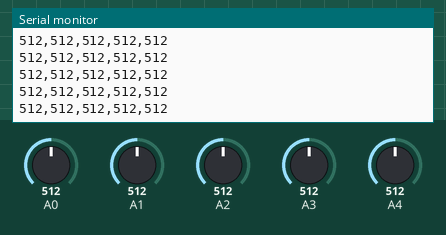
Recording of a sketch running on a simulated Arduino Uno, built with avr-gcc and run on an emulated ATmega328P. Shown: the last lines printed to the serial monitor. Inputs (shaded band) come from the test bench; at power-on: A0 = 512, A1 = 512, A2 = 512, A3 = 512, A4 = 512.

Above: at 1.2 s.
1.3 s: A0 set to 716
At 1.57 s:
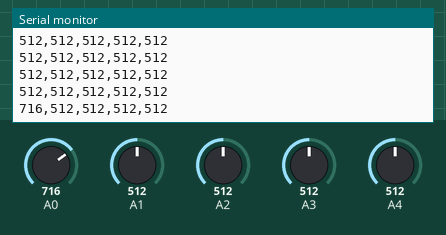
2.8 s: A1 set to 716
At 2.98 s:
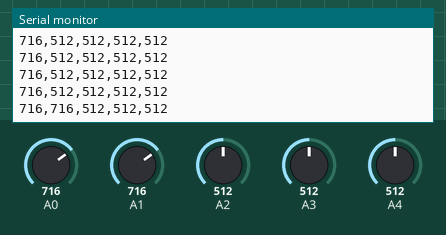
4.3 s: A2 set to 716
At 4.39 s:
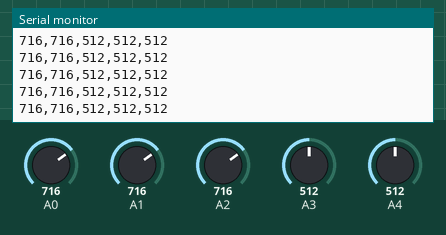
5.8 s: A3 set to 716
At 6.0 s:
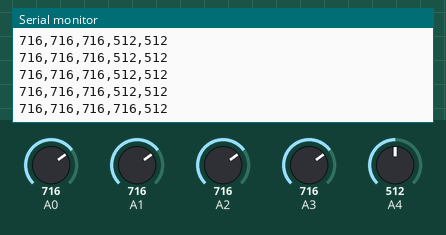
7.3 s: A4 set to 716
At 7.41 s:
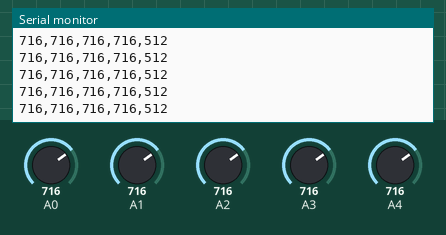
8.8 s: A0 set to 992
At 8.82 s:
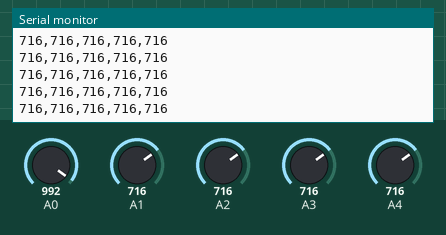
Timing chart, 0 to 11.3 s (numbered marks = the images above; inputs shaded):
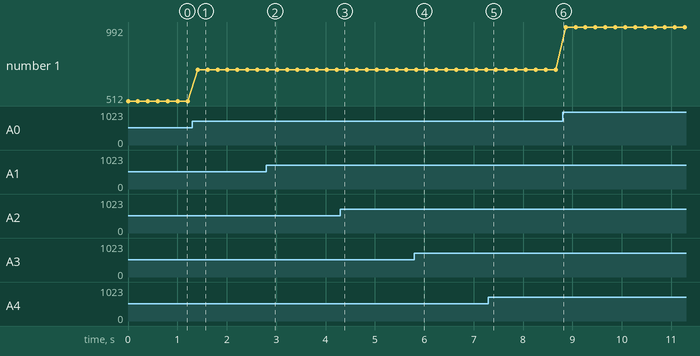

The sketch:

lazers.ino
```cpp
int lazerA;
int lazerB;
int lazerC;
int lazerD;
int lazerE;

void setup() {
  Serial.begin(9600);
}

void loop() {

lazerA = analogRead(0);
lazerB = analogRead(1);
lazerC = analogRead(2);
lazerD = analogRead(3);
lazerE = analogRead(4);


  Serial.print(lazerA);
  Serial.print(",");
  Serial.print(lazerB);
  Serial.print(",");
  Serial.print(lazerC);
  Serial.print(",");
  Serial.print(lazerD);
  Serial.print(",");
  Serial.print(lazerE);

  Serial.println();

delay(200);

}
```

Measured:
- after the input at 1.3 s, the serial monitor: prints a new line after 0.11 s (image 1)
- after the input at 2.8 s, the serial monitor: prints a new line at once (image 2)
- after the input at 5.8 s, the serial monitor: prints a new line at once (image 4)
- plotted number 1: 512 → 716 after the input at 1.3 s, 716 → 992 after the input at 8.8 s
